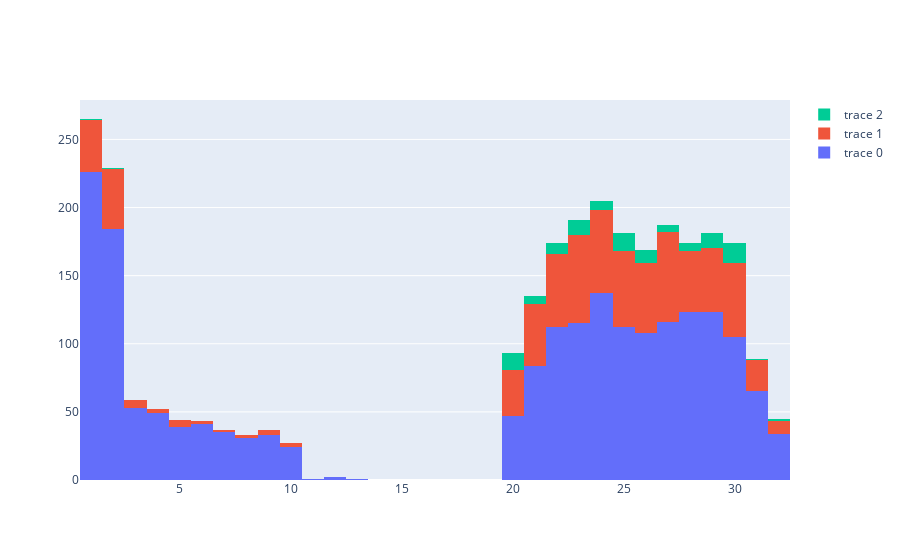

Notebook code for this chart:
### Code cell
import plotly.graph_objects as go
import numpy as np

fig = go.Figure()
fig.add_trace(go.Histogram(x=all_df['ask_volume_1']),)
fig.add_trace(go.Histogram(x=all_df['ask_volume_2']),)
fig.add_trace(go.Histogram(x=all_df['ask_volume_3']),)

# Overlay both histograms
fig.update_layout(barmode='overlay')
# Reduce opacity to see both histograms
# fig.update_traces(opacity=0.5)
fig.update_layout(barmode = 'stack')
fig.show()
# fig = go.Figure()
# fig = px.histogram(all_df,x = "")
# fig.show()

### Figure 1 — Plotly figure (JSON) as saved in the notebook; plotly's stock layout.template omitted (floating-point values rounded to 4 significant figures; data arrays with more than 128 entries replaced by an {"elided": "..."} marker saying what was removed)
{"data": [{"type": "histogram", "x": {"elided": "2000 int values"}}, {"type": "histogram", "x": {"elided": "2000 mixed values"}}, {"type": "histogram", "x": {"elided": "2000 mixed values"}}], "layout": {"barmode": "stack"}}
